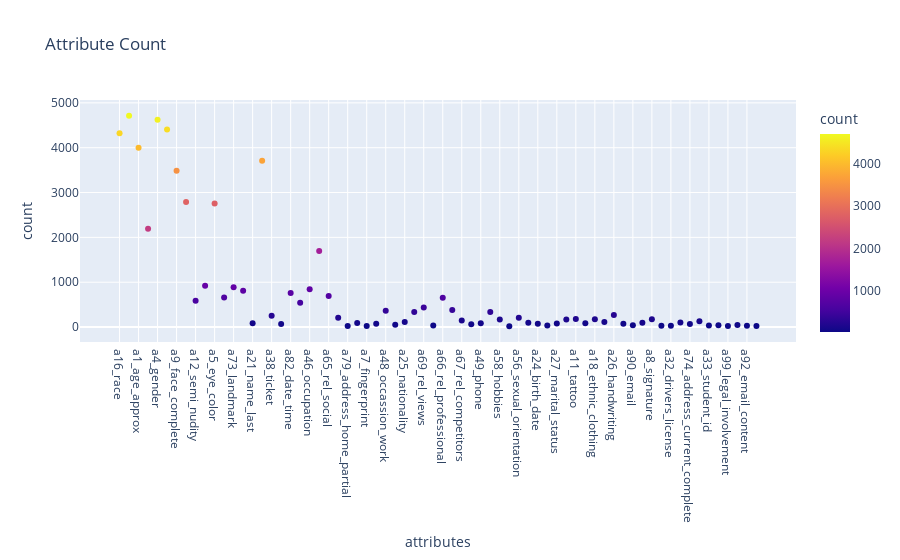

The code cell stored with this chart in its notebook:
### Code cell
import plotly.express as px
fig = px.scatter(disp, y="count", x="attributes", title='Attribute Count', color='count')
fig.show()

### Figure 1 — Plotly figure (JSON) as saved in the notebook; plotly's stock layout.template omitted (floating-point values rounded to 4 significant figures)
{"data": [{"hovertemplate": "attributes=%{x}<br>count=%{marker.color}<extra></extra>", "legendgroup": "", "marker": {"color": [4321, 4710, 3998, 2193, 4625, 4405, 3484, 2789, 588, 919, 2755, 658, 889, 810, 85, 3711, 250, 68, 761, 542, 844, 1695, 694, 207, 21, 89, 24, 76, 365, 53, 112, 337, 438, 32, 651, 382, 144, 63, 83, 334, 166, 20, 208, 96, 72, 36, 79, 167, 180, 87, 174, 114, 267, 71, 40, 98, 175, 30, 28, 99, 67, 127, 33, 41, 22, 46, 30, 21], "coloraxis": "coloraxis", "symbol": "circle"}, "mode": "markers", "name": "", "orientation": "v", "showlegend": false, "type": "scatter", "x": ["a16_race", "a17_color", "a1_age_approx", "a2_weight_approx", "a4_gender", "a6_hair_color", "a9_face_complete", "a10_face_partial", "a12_semi_nudity", "a57_culture", "a5_eye_color", "a68_rel_spectators", "a73_landmark", "a75_address_current_partial", "a21_name_last", "a0_safe", "a38_ticket", "a102_vehicle_ownership", "a82_date_time", "a19_name_full", "a46_occupation", "a3_height_approx", "a65_rel_social", "a103_license_plate_complete", "a79_address_home_partial", "a104_license_plate_partial", "a7_fingerprint", "a39_disability_physical", "a48_occassion_work", "a85_username", "a25_nationality", "a61_opinion_general", "a69_rel_views", "a43_medicine", "a66_rel_professional", "a59_sports", "a67_rel_competitors", "a97_online_conversation", "a49_phone", "a64_rel_personal", "a58_hobbies", "a29_ausweis", "a56_sexual_orientation", "a20_name_first", "a24_birth_date", "a62_opinion_political", "a27_marital_status", "a41_injury", "a11_tattoo", "a60_occassion_personal", "a18_ethnic_clothing", "a55_religion", "a26_handwriting", "a35_mail", "a90_email", "a70_education_history", "a8_signature", "a23_birth_city", "a32_drivers_license", "a37_receipt", "a74_address_current_complete", "a31_passport", "a33_student_id", "a78_address_home_complete", "a99_legal_involvement", "a30_credit_card", "a92_email_content", "a13_full_nudity"], "xaxis": "x", "y": [4321, 4710, 3998, 2193, 4625, 4405, 3484, 2789, 588, 919, 2755, 658, 889, 810, 85, 3711, 250, 68, 761, 542, 844, 1695, 694, 207, 21, 89, 24, 76, 365, 53, 112, 337, 438, 32, 651, 382, 144, 63, 83, 334, 166, 20, 208, 96, 72, 36, 79, 167, 180, 87, 174, 114, 267, 71, 40, 98, 175, 30, 28, 99, 67, 127, 33, 41, 22, 46, 30, 21], "yaxis": "y"}], "layout": {"autosize": true, "coloraxis": {"colorbar": {"title": {"text": "count"}}, "colorscale": [[0, "#0d0887"], [0.1111, "#46039f"], [0.2222, "#7201a8"], [0.3333, "#9c179e"], [0.4444, "#bd3786"], [0.5556, "#d8576b"], [0.6667, "#ed7953"], [0.7778, "#fb9f3a"], [0.8889, "#fdca26"], [1, "#f0f921"]]}, "hovermode": "x", "legend": {"tracegroupgap": 0}, "title": {"text": "Attribute Count"}, "xaxis": {"anchor": "y", "autorange": true, "domain": [0, 1], "range": [-3.981, 70.98], "title": {"text": "attributes"}, "type": "category"}, "yaxis": {"anchor": "x", "autorange": true, "domain": [0, 1], "range": [-416.1, 5146.0], "title": {"text": "count"}, "type": "linear"}}}
